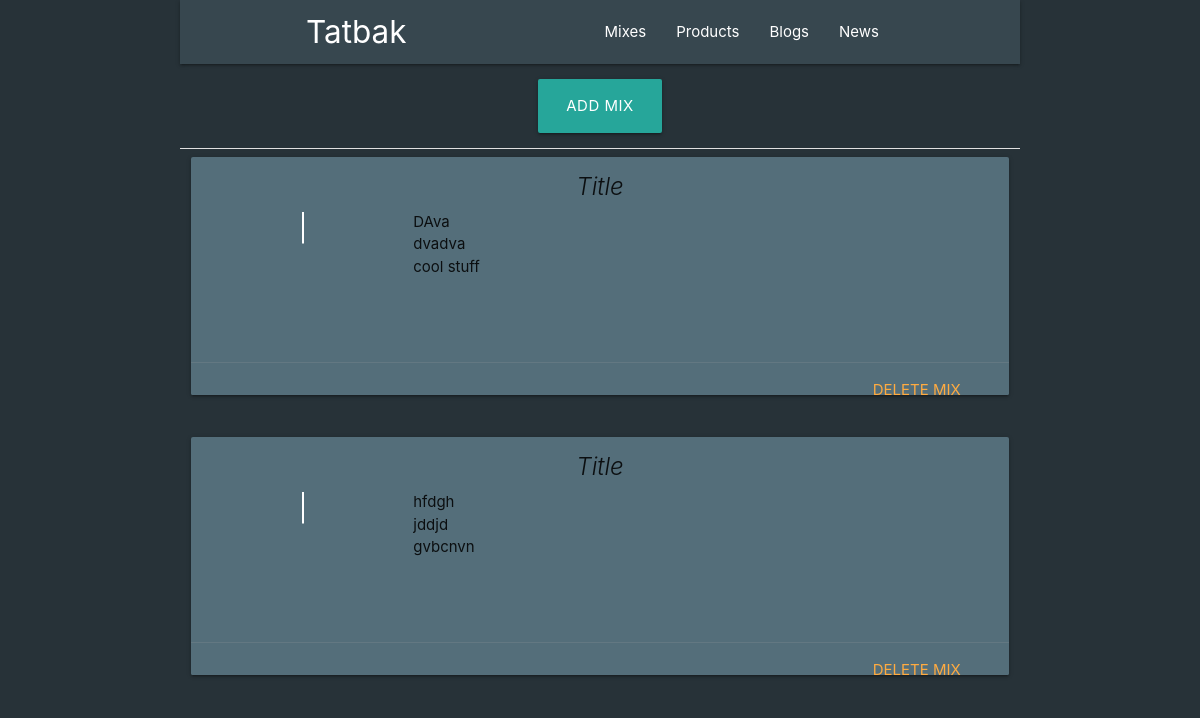
The page /tobaccos/mixes/ on the database as committed earlier.
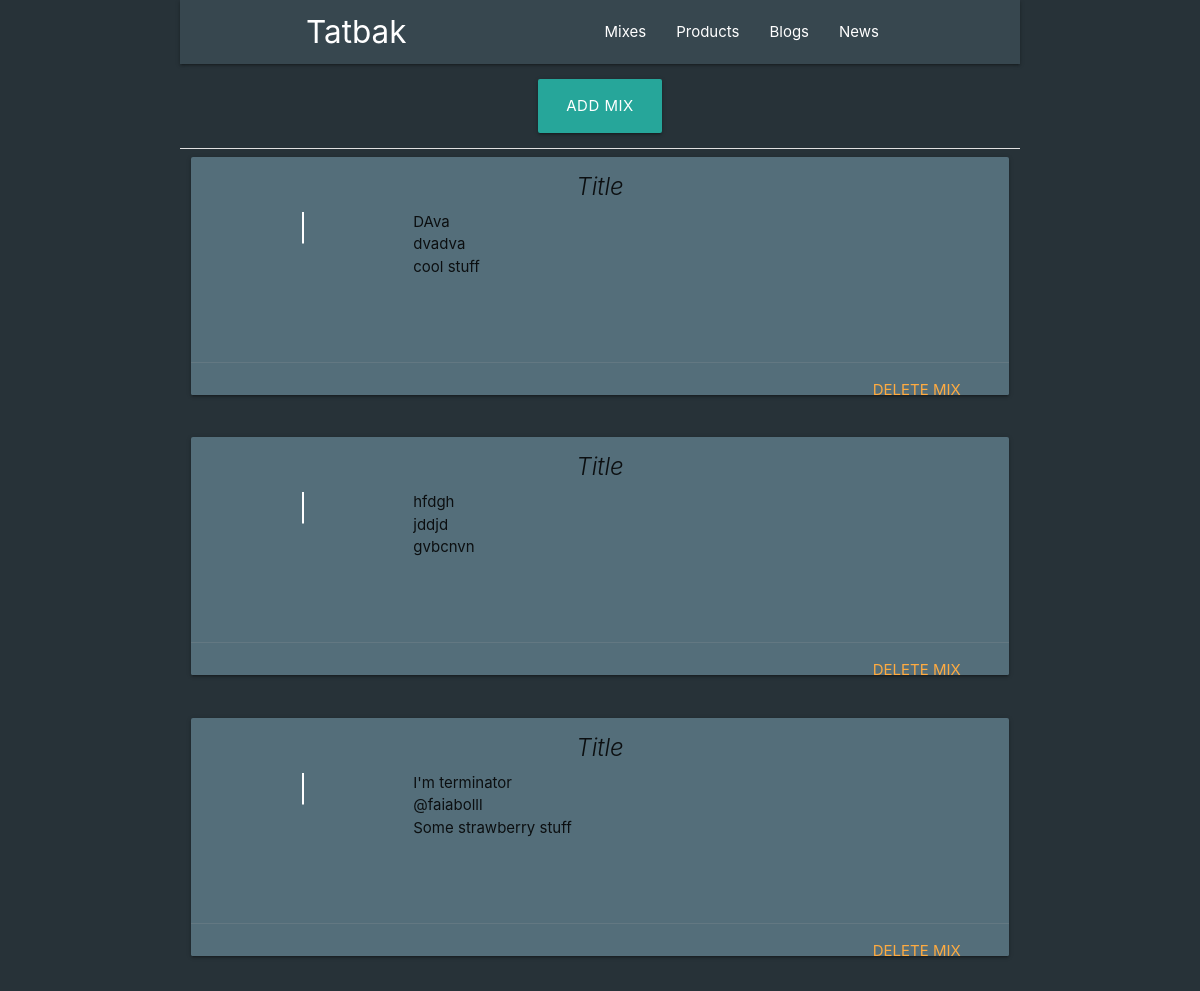
The same page on the database as committed later.
### tobaccos/models.py (models this page shows, shortened)
class Mix(models.Model):
    structure = models.CharField(max_length=1000)
    author_name = models.CharField(max_length=100)
    author_link = models.CharField(max_length=200)
    description = models.TextField('stuff')
    rating = models.DecimalField(max_digits=2, decimal_places=1)

### tobaccos/views.py (the view)
# urls.py: path('mixes/', views.MixIndexView, name='mixes'),
def MixIndexView(request):
    query = Mix.objects.all()
    context = {'recent_mixes_list':query, 'form':MixForm()}
    return render(request, 'mixes/index.html', context)

### templates/mixes/index.html (shortened to what this page needs)
{% extends 'base.html' %}
{% load static %}
{% block content %}
<div class='container'>
    <div class='section'>
        <div class='center-align'>
            <a class="waves-effect waves-light btn-large" id="mix_create_button" data-url="{% url 'tobaccos:mixes' %}">Add mix</a>
        </div>
    </div>
<div class='divider'></div>
</div>
<div class="container" id="mixes_list">
    {% if recent_mixes_list %}
        {% for mix in recent_mixes_list %}
        <div class="row">
            <div class="col s12 m12 l12">
                <div class="card hoverable mix_card #78909c blue-grey darken-1" data-id="{{ mix.id }}">
                    <div class="card-content" style="padding-top: 14px;">
                        <div class="card-title center-align">Title</div>
                        <div class="row">
                                <div class="col l3 m4 s12" style="padding-bottom: 15px; padding-left: 0px; padding-right: 0px;">
                                    <canvas class="card_chart" id="{{ mix.id }}" height="140"></canvas>
                                </div>
                                <div class="col l9 m8 s12">
                                    <p>{{ mix.author_name }}</p>
                                    <p>{{ mix.author_link }}</p>
                                    <p>{{ mix.description }}</p>
                                </div>
                        </div>
                    </div>
                    <div class="card-action">
                        <a href="#" class="right" id="delete_mix" data-id="{{ mix.id }}" data-url="{% url 'tobaccos:mixes' %}">Delete mix</a>
                    </div>
                </div>
            </div>
        </div>
        {% endfor %}
    {% else %}
        <h1 style="text-align:center;" id="no_mixes">No mixes:(</h1>
    {% endif %}
    </div>
{% endblock content %}

Rows that differ between the two databases and show on the page:
added Mix: author_name "I'm terminator", author_link "@faiabolll", description "Some strawberry stuff"
